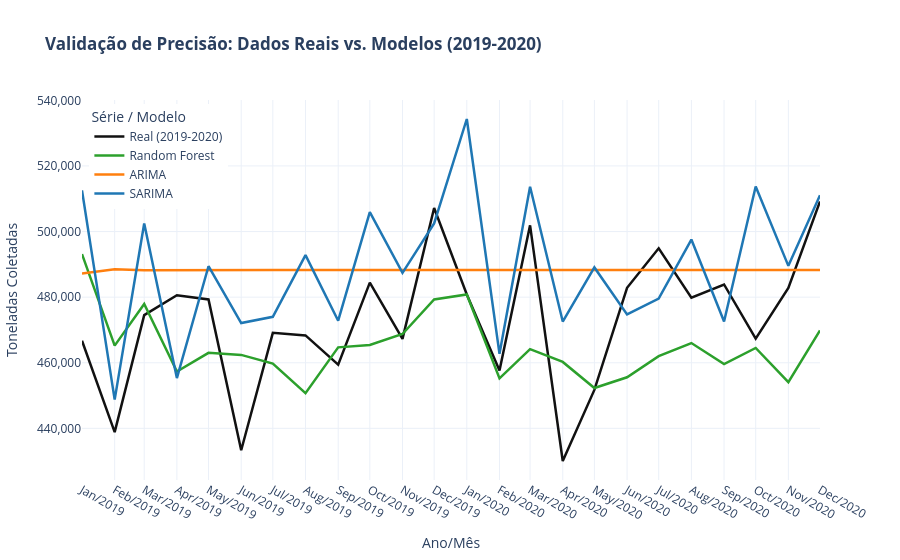

Notebook source saved alongside this figure:
### Code cell
# ==========================================
# GRÁFICO DE VALIDAÇÃO: REAL VS PREVISTO (2019-2020)
# ==========================================

# 1. Estruturação do DataFrame de comparação para o teste
df_comparacao_val = pd.DataFrame({
    'ds': test_val.index,
    'Real (2019-2020)': test_val.values,
    'Random Forest': pred_rf_val,
    'ARIMA': pred_arima_val.values,
    'SARIMA': pred_sarima_val.values
})

# 2. Conversão para o formato longo (melt) ideal do Plotly Express
df_val_long = df_comparacao_val.melt(
    id_vars=['ds'], 
    var_name='Modelo', 
    value_name='Toneladas'
)

# 3. Construção do gráfico de validação
fig_val = px.line(
    df_val_long,
    x='ds',
    y='Toneladas',
    color='Modelo',
    title='<b>Validação de Precisão: Dados Reais vs. Modelos (2019-2020)</b>',
    labels={'ds': 'Ano/Mês', 'Toneladas': 'Toneladas Coletadas', 'Modelo': 'Série / Modelo'},
    color_discrete_map={
        'Real (2019-2020)': '#111111',  # Linha Preta para o Dado Real
        'Random Forest': '#2ca02c',      # Verde
        'ARIMA': '#ff7f0e',              # Laranja
        'SARIMA': '#1f77b4'              # Azul
    }
)

# Estilização visual
fig_val.update_traces(line=dict(width=2.5))
fig_val.update_layout(
    hovermode="x unified",
    template="plotly_white",
    xaxis=dict(showgrid=True, dtick="M1", tickformat="%b/%Y"),
    yaxis=dict(showgrid=True, tickformat=",.0f"),
    legend=dict(yanchor="top", y=0.99, xanchor="left", x=0.01)
)

fig_val.show()

### Figure 1 — Plotly figure (JSON) as saved in the notebook; plotly's stock layout.template omitted (floating-point values rounded to 4 significant figures)
{"data": [{"hovertemplate": "Série / Modelo=Real (2019-2020)<br>Ano/Mês=%{x}<br>Toneladas Coletadas=%{y}<extra></extra>", "legendgroup": "Real (2019-2020)", "line": {"color": "#111111", "dash": "solid", "width": 2.5}, "marker": {"symbol": "circle"}, "mode": "lines", "name": "Real (2019-2020)", "orientation": "v", "showlegend": true, "type": "scatter", "x": ["2019-01-01T00:00:00.000000", "2019-02-01T00:00:00.000000", "2019-03-01T00:00:00.000000", "2019-04-01T00:00:00.000000", "2019-05-01T00:00:00.000000", "2019-06-01T00:00:00.000000", "2019-07-01T00:00:00.000000", "2019-08-01T00:00:00.000000", "2019-09-01T00:00:00.000000", "2019-10-01T00:00:00.000000", "2019-11-01T00:00:00.000000", "2019-12-01T00:00:00.000000", "2020-01-01T00:00:00.000000", "2020-02-01T00:00:00.000000", "2020-03-01T00:00:00.000000", "2020-04-01T00:00:00.000000", "2020-05-01T00:00:00.000000", "2020-06-01T00:00:00.000000", "2020-07-01T00:00:00.000000", "2020-08-01T00:00:00.000000", "2020-09-01T00:00:00.000000", "2020-10-01T00:00:00.000000", "2020-11-01T00:00:00.000000", "2020-12-01T00:00:00.000000"], "xaxis": "x", "y": [466700.0, 438800.0, 474500.0, 480600.0, 479300.0, 433300.0, 469100.0, 468300.0, 459400.0, 484400.0, 467300.0, 507200.0, 480800.0, 457700.0, 501900.0, 430100.0, 451700.0, 482800.0, 494900.0, 479800.0, 483900.0, 467300.0, 482800.0, 509200.0], "yaxis": "y"}, {"hovertemplate": "Série / Modelo=Random Forest<br>Ano/Mês=%{x}<br>Toneladas Coletadas=%{y}<extra></extra>", "legendgroup": "Random Forest", "line": {"color": "#2ca02c", "dash": "solid", "width": 2.5}, "marker": {"symbol": "circle"}, "mode": "lines", "name": "Random Forest", "orientation": "v", "showlegend": true, "type": "scatter", "x": ["2019-01-01T00:00:00.000000", "2019-02-01T00:00:00.000000", "2019-03-01T00:00:00.000000", "2019-04-01T00:00:00.000000", "2019-05-01T00:00:00.000000", "2019-06-01T00:00:00.000000", "2019-07-01T00:00:00.000000", "2019-08-01T00:00:00.000000", "2019-09-01T00:00:00.000000", "2019-10-01T00:00:00.000000", "2019-11-01T00:00:00.000000", "2019-12-01T00:00:00.000000", "2020-01-01T00:00:00.000000", "2020-02-01T00:00:00.000000", "2020-03-01T00:00:00.000000", "2020-04-01T00:00:00.000000", "2020-05-01T00:00:00.000000", "2020-06-01T00:00:00.000000", "2020-07-01T00:00:00.000000", "2020-08-01T00:00:00.000000", "2020-09-01T00:00:00.000000", "2020-10-01T00:00:00.000000", "2020-11-01T00:00:00.000000", "2020-12-01T00:00:00.000000"], "xaxis": "x", "y": [493100.0, 465200.0, 477900.0, 457300.0, 463000.0, 462400.0, 459800.0, 450700.0, 464700.0, 465400.0, 468800.0, 479300.0, 480800.0, 455200.0, 464100.0, 460200.0, 452300.0, 455600.0, 462000.0, 466000.0, 459600.0, 464500.0, 454100.0, 469900.0], "yaxis": "y"}, {"hovertemplate": "Série / Modelo=ARIMA<br>Ano/Mês=%{x}<br>Toneladas Coletadas=%{y}<extra></extra>", "legendgroup": "ARIMA", "line": {"color": "#ff7f0e", "dash": "solid", "width": 2.5}, "marker": {"symbol": "circle"}, "mode": "lines", "name": "ARIMA", "orientation": "v", "showlegend": true, "type": "scatter", "x": ["2019-01-01T00:00:00.000000", "2019-02-01T00:00:00.000000", "2019-03-01T00:00:00.000000", "2019-04-01T00:00:00.000000", "2019-05-01T00:00:00.000000", "2019-06-01T00:00:00.000000", "2019-07-01T00:00:00.000000", "2019-08-01T00:00:00.000000", "2019-09-01T00:00:00.000000", "2019-10-01T00:00:00.000000", "2019-11-01T00:00:00.000000", "2019-12-01T00:00:00.000000", "2020-01-01T00:00:00.000000", "2020-02-01T00:00:00.000000", "2020-03-01T00:00:00.000000", "2020-04-01T00:00:00.000000", "2020-05-01T00:00:00.000000", "2020-06-01T00:00:00.000000", "2020-07-01T00:00:00.000000", "2020-08-01T00:00:00.000000", "2020-09-01T00:00:00.000000", "2020-10-01T00:00:00.000000", "2020-11-01T00:00:00.000000", "2020-12-01T00:00:00.000000"], "xaxis": "x", "y": [487200.0, 488500.0, 488200.0, 488300.0, 488300.0, 488300.0, 488300.0, 488300.0, 488300.0, 488300.0, 488300.0, 488300.0, 488300.0, 488300.0, 488300.0, 488300.0, 488300.0, 488300.0, 488300.0, 488300.0, 488300.0, 488300.0, 488300.0, 488300.0], "yaxis": "y"}, {"hovertemplate": "Série / Modelo=SARIMA<br>Ano/Mês=%{x}<br>Toneladas Coletadas=%{y}<extra></extra>", "legendgroup": "SARIMA", "line": {"color": "#1f77b4", "dash": "solid", "width": 2.5}, "marker": {"symbol": "circle"}, "mode": "lines", "name": "SARIMA", "orientation": "v", "showlegend": true, "type": "scatter", "x": ["2019-01-01T00:00:00.000000", "2019-02-01T00:00:00.000000", "2019-03-01T00:00:00.000000", "2019-04-01T00:00:00.000000", "2019-05-01T00:00:00.000000", "2019-06-01T00:00:00.000000", "2019-07-01T00:00:00.000000", "2019-08-01T00:00:00.000000", "2019-09-01T00:00:00.000000", "2019-10-01T00:00:00.000000", "2019-11-01T00:00:00.000000", "2019-12-01T00:00:00.000000", "2020-01-01T00:00:00.000000", "2020-02-01T00:00:00.000000", "2020-03-01T00:00:00.000000", "2020-04-01T00:00:00.000000", "2020-05-01T00:00:00.000000", "2020-06-01T00:00:00.000000", "2020-07-01T00:00:00.000000", "2020-08-01T00:00:00.000000", "2020-09-01T00:00:00.000000", "2020-10-01T00:00:00.000000", "2020-11-01T00:00:00.000000", "2020-12-01T00:00:00.000000"], "xaxis": "x", "y": [512600.0, 448800.0, 502400.0, 455300.0, 489400.0, 472100.0, 474000.0, 492800.0, 472800.0, 505900.0, 487400.0, 502500.0, 534300.0, 462700.0, 513700.0, 472600.0, 489100.0, 474700.0, 479500.0, 497600.0, 472600.0, 513700.0, 489500.0, 511000.0], "yaxis": "y"}], "layout": {"hovermode": "x unified", "legend": {"title": {"text": "Série / Modelo"}, "tracegroupgap": 0, "x": 0.01, "xanchor": "left", "y": 0.99, "yanchor": "top"}, "title": {"text": "<b>Validação de Precisão: Dados Reais vs. Modelos (2019-2020)</b>"}, "xaxis": {"anchor": "y", "domain": [0, 1], "dtick": "M1", "showgrid": true, "tickformat": "%b/%Y", "title": {"text": "Ano/Mês"}}, "yaxis": {"anchor": "x", "domain": [0, 1], "showgrid": true, "tickformat": ",.0f", "title": {"text": "Toneladas Coletadas"}}}}
